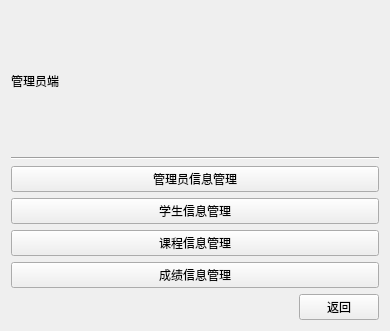
<?xml version="1.0" encoding="UTF-8"?>
<ui version="4.0">
 <class>manger</class>
 <widget class="QWidget" name="manger">
  <property name="geometry">
   <rect>
    <x>0</x>
    <y>0</y>
    <width>390</width>
    <height>331</height>
   </rect>
  </property>
  <property name="windowTitle">
   <string>Form</string>
  </property>
  <layout class="QVBoxLayout" name="verticalLayout_3">
   <item>
    <layout class="QHBoxLayout" name="horizontalLayout_3">
     <item>
      <widget class="QLabel" name="label">
       <property name="text">
        <string>管理员端</string>
       </property>
      </widget>
     </item>
    </layout>
   </item>
   <item>
    <widget class="Line" name="line">
     <property name="orientation">
      <enum>Qt::Horizontal</enum>
     </property>
    </widget>
   </item>
   <item>
    <layout class="QHBoxLayout" name="horizontalLayout_2">
     <item>
      <layout class="QVBoxLayout" name="verticalLayout">
       <item>
        <widget class="QPushButton" name="userloginButton">
         <property name="text">
          <string>管理员信息管理</string>
         </property>
        </widget>
       </item>
       <item>
        <widget class="QPushButton" name="stu_inform_guanlipushButton">
         <property name="text">
          <string>学生信息管理</string>
         </property>
        </widget>
       </item>
       <item>
        <widget class="QPushButton" name="course_manageButton">
         <property name="text">
          <string>课程信息管理</string>
         </property>
        </widget>
       </item>
       <item>
        <widget class="QPushButton" name="scoremanagepushButton">
         <property name="text">
          <string>成绩信息管理</string>
         </property>
        </widget>
       </item>
      </layout>
     </item>
    </layout>
   </item>
   <item>
    <layout class="QHBoxLayout" name="horizontalLayout">
     <item>
      <spacer name="horizontalSpacer">
       <property name="orientation">
        <enum>Qt::Horizontal</enum>
       </property>
       <property name="sizeHint" stdset="0">
        <size>
         <width>40</width>
         <height>20</height>
        </size>
       </property>
      </spacer>
     </item>
     <item>
      <widget class="QPushButton" name="pushButton_9">
       <property name="text">
        <string>返回</string>
       </property>
      </widget>
     </item>
    </layout>
   </item>
  </layout>
 </widget>
 <resources/>
 <connections/>
</ui>
